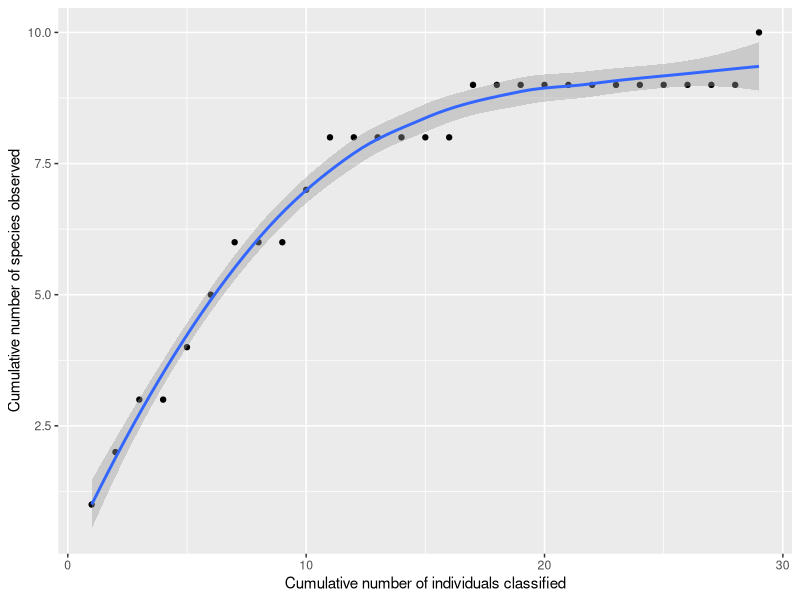

Write the R code that produced this figure.
## ---- chunk 1
#To make tables
library(kableExtra)
library(knitr)
#To manipulate and plot data
library(tidyverse)
#R Calculations
library(vegan)

# Part 1
Sample_Collection = data.frame(
  Num = c(1:29),
  Name = c("Skittles", "Skittles", "Skittles", "Skittles", "Skittles", "Gummy Bears", "Gummy Bears", "Gummy Bears", "Gummy Bears", "Gummy Bears", "M&M", "M&M", "M&M", "M&M", "M&M", "M&M", "Gummy Balls", "Gummy Balls", "Gummy Balls", "Mutated Candy", "Kisses", "Sour Bears", "Spiders", "Gummy Rods", "Gummy Rods", "Gummy Rods", "Gummy Rods", "Gummy Rods", "Long Gummy Rods"),
  characteristics = c("Red", "Green", "Brown", "Yellow", "Orange", "Green", "Pink", "Orange", "Red", "Yellow", "Red", "Orange", "Brown", "Green", "Yellow", "Blue", "Orange", "Green", "Yellow", "Red", "Wrapper", "Yellow", "Multi-Colour", "Orange", "Pink", "Green", "Yellow", "Red", "Pink"),
  Occurences = c(9,7,10,6,6,3,1,3,2,1,3,16,8,5,8,13,1,1,2,1,4,1,1,4,8,7,4,6,1))

# Questions
# 1) Refer to Sample_Collection for table
# 2) Collection of microbial cells from seawater doesn't really represent the actual diversity of microorganisms inhabiting waters along Line-P transect. Some different species were missed

# Part 2
Sample_Curve = data.frame(
  x = c(1,2,3,4,5,6,7,8,9,10,11,12,13,14,15,16,17,18,19,20,21,22,23,24,25,26,27,28,29),
  y = c(1,2,3,3,4,5,6,6,6,7,8,8,8,8,8,8,9,9,9,9,9,9,9,9,9,9,9,9,10)
)

ggplot(Sample_Curve, aes(x=x, y=y)) +
  geom_point() +
  geom_smooth() +
  labs(x="Cumulative number of individuals classified", y="Cumulative number of species observed")

# Questions
# 1) Refer to Sample_Curve for collector's curve for sample
# 2) Curve almost flattens out at approx. 20 individuals
# 3) The shape of collector's curve showed that the depth of sampling is apparently enough to obtain majority of species in original community

# Part 3
# DIVERSITY: SIMPSON RECIPROCAL INDEX FOR COLLECTION = 3.855449
S1 = 4/142
S2 = 10/142
S3 = 29/142
S4 = 4/142
S5 = 53/142
S6 = 1/142
S7 = 1/142
S8 = 38/142
S9 = 1/142
S10 = 1/142

SRI = 1/(S1^2 + S2^2 + S3^2 + S4^2 + S5^2 + S6^2 + S7^2 + S8^2 + S9^2 + S10^2)

SRI_Comm = 1/0.20521

# RICHNESS: CHAO1 RICHNESS ESTIMATOR FOR COLLECTION = 11.333333
SCHAO1 = 10 + ((4^2)/(2*6))

SCHAO1_Comm = 17 + ((0^2)/(2*17))

# Questions:
# 1) SRI For Sample = 3.855
# 2) SRI for Original Total Community = 4.873
# 3) Chao1 Estimate For Sample = 11.333
# 4) Chao1 Estimate For Original Total Community = 17

# Part 4
Fixed_Diversity_Data = data.frame(
  Name = c("Skittles", "Gummy Bears", "M&M", "Gummy Balls", "Mutated Candy", "Kisses", "Sour Gummy Bears", "Spiders", "Gummy Rods", "Long Gummy Rods"), 
  Occurences = c(38,10,53,4,1,4,1,1,29,1))

Diversity_Data = 
  Fixed_Diversity_Data %>% 
  select(Name, Occurences) %>% 
  spread(Name, Occurences)

Diversity_Data

Real_SRI = diversity(Diversity_Data, index="invsimpson")

Real_SCHAO1 = specpool(Diversity_Data)

Community_Data = data.frame(
  Name = c("Skittles", "Gummy Bears", "M&M", "Gummy Balls", "Mutated Candy", "Kisses", "Sour Gummy Bears", "Spiders", "Gummy Rods", "Large Gummy", "Sour Gummy Swirls", "Gummy Cokes", "Curly Gummy Lines", "Gummy Fruit", "Twizzlers", "Small Bricks", "Large Bricks"), 
  Occurences = c(192,102,221,24,2,16,3,6,173,2,3,3,7,2,14,15,3))

Community_Diversity_Data = 
  Community_Data %>% 
  select(Name, Occurences) %>% 
  spread(Name, Occurences)

Community_Diversity_Data

Real_Comm_SRI = diversity(Community_Diversity_Data, index="invsimpson")

Real_Comm_SCHAO1 = specpool(Community_Diversity_Data)

# Questions:
# 1) R SRI For Sample = 3.855
# 2) R SRI for Original Total Community = 4.873
# 3) R Chao1 Estimate For Sample = 10
# 4) R Chao1 Estimate For Original Total Community = 17
